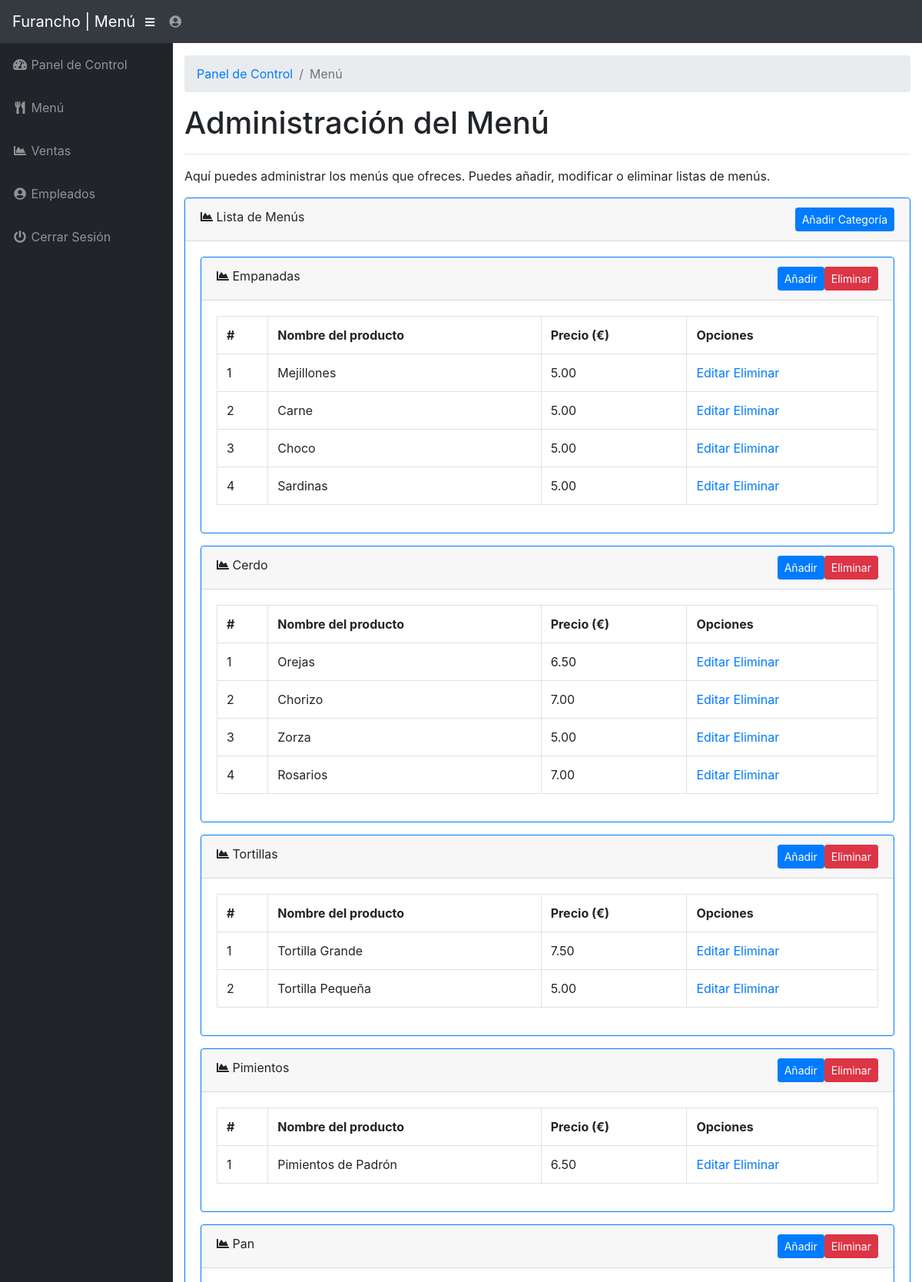
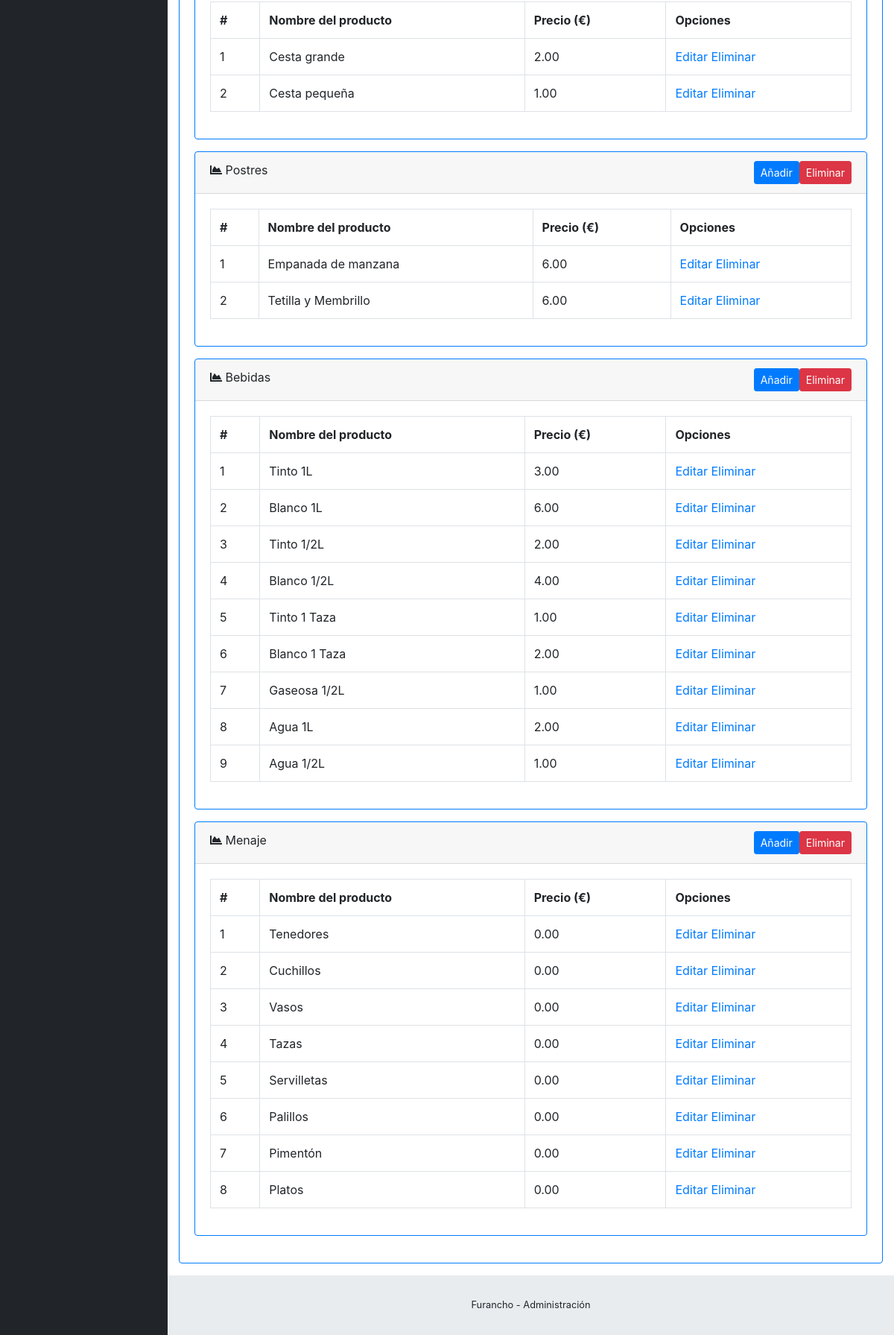
The page /admin/menu.php (signed in) on the database its author committed (2 pictures, top to bottom).
### tables this page shows
CREATE TABLE `tbl_menu` (
  `menuID` int(11) NOT NULL,
  `menuName` varchar(25) NOT NULL
);

CREATE TABLE `tbl_menuitem` (
  `itemID` int(11) NOT NULL,
  `menuID` int(11) NOT NULL,
  `menuItemName` text NOT NULL,
  `price` decimal(15,2) NOT NULL
);

### admin/menu.php (the view, shortened to what this page needs)
<?php
	include("../functions.php");
?>
<!DOCTYPE html>
<html lang="en">
  <head>
    <?php
		include_once 'includes/links.php';
	?>
  </head>
  <body id="page-top">
    <nav class="navbar navbar-expand navbar-dark bg-dark static-top">
      <a class="navbar-brand mr-1" href="index.php">Furancho | Menú</a>
      <button class="btn btn-link btn-sm text-white order-1 order-sm-0" id="sidebarToggle" href="#">
        <i class="fas fa-bars"></i>
      </button>
      <?php
		include_once 'includes/navbar.php';
	  ?>
    </nav>
    <div id="wrapper">
      <?php
		include_once 'includes/sidebar.php';
	  ?>
      <div id="content-wrapper">
        <div class="container-fluid">
          <ol class="breadcrumb">
            <li class="breadcrumb-item">
              <a href="index.php">Panel de Control</a>
            </li>
            <li class="breadcrumb-item active">Menú</li>
          </ol>
          <h1>Administración del Menú</h1>
          <hr>
          <p>Aquí puedes administrar los menús que ofreces. Puedes añadir, modificar o eliminar listas de menús.</p>
          <div class="card mb-3 border-primary">
            <div class="card-header">
              <i class="fas fa-chart-area"></i>
              Lista de Menús
              <button class="btn btn-primary btn-sm float-right" data-toggle="modal" data-target="#addMenuModal">Añadir Categoría</button>
          </div>
            <div class="card-body">
            	<?php
					$menuQuery = "SELECT * FROM tbl_menu";
					if ($menuResult = $sqlconnection->query($menuQuery)) {
						while($menuRow = $menuResult->fetch_array(MYSQLI_ASSOC)) {?>
							<div class="card mb-3 border-primary">
					            <div class="card-header">
					              <i class="fas fa-chart-area"></i>
					              <?php echo $menuRow["menuName"]; ?>
  					              <button class="btn btn-danger btn-sm float-right" data-toggle="modal" data-target="#deleteModal" data-category="<?php echo $menuRow["menuName"];?>" data-menuid="<?php echo $menuRow["menuID"];?>">Eliminar</button>
  					              <button class="btn btn-primary btn-sm float-right" data-toggle="modal" data-target="#addItemModal" data-category="<?php echo $menuRow["menuName"];?>" data-menuid="<?php echo $menuRow["menuID"];?>">Añadir</button>
					          	</div>
					            <div class="card-body">
                			<table class="table table-bordered" id="dataTable" width="100%" cellspacing="0">
								<tr>
									<td><b>#</b></td>
									<td><b>Nombre del producto</b></td>
									<td><b>Precio (€)</b></td>
									<td><b>Opciones</b></td>
								</tr>
							<?php
								$menuItemQuery = "SELECT * FROM tbl_menuitem WHERE menuID = " . $menuRow["menuID"];
								if ($menuItemResult = $sqlconnection->query($menuItemQuery)) {
									$itemno = 1;
									while($menuItemRow = $menuItemResult->fetch_array(MYSQLI_ASSOC)) {	?>
										<tr>
											<td><?php echo $itemno++; ?></td>
			        						<td><?php echo $menuItemRow["menuItemName"] ?></td>
			        						<td><?php echo $menuItemRow["price"] ?></td>
			        						<td>
			        							<a href="#editItemModal" data-toggle="modal" data-itemname="<?php echo $menuItemRow["menuItemName"] ?>" data-itemprice="<?php echo $menuItemRow["price"] ?>" data-menuid="<?php echo $menuRow["menuID"] ?>" data-itemid="<?php echo $menuItemRow["itemID"] ?>">Editar </a>
			        							<a href="deleteitem.php?itemID=<?php echo $menuItemRow["itemID"] ?>&menuID=<?php echo $menuRow["menuID"] ?>"> Eliminar</a></td>
										</tr>
									<?php
									}
								}
								else {
									die("Algo ha salido mal. Avisa al desarrollador.");
								}
							?>
							</table>
							</div>
					    </div>
						<?php
						}
					}
					else {
						die("Algo ha salido mal. Avisa al desarrollador.");
					}
				 ?>
            </div>
          </div>
        </div>
        <?php
			include_once 'includes/footer.php'
		?>
      </div>
    </div>
  </body>
</html>

### admin/includes/links.php (shortened to what this page needs)
<link href="vendor/bootstrap/css/bootstrap.min.css" rel="stylesheet">
<link href="vendor/fontawesome-free/css/all.min.css" rel="stylesheet" type="text/css">
<link href="vendor/datatables/dataTables.bootstrap4.css" rel="stylesheet">
<link href="css/sb-admin.css" rel="stylesheet">

### admin/includes/navbar.php
<ul class="navbar-nav ml-auto ml-md-0">
    <li class="nav-item dropdown no-arrow">
        <a class="nav-link dropdown-toggle" href="#" id="userDropdown" role="button" data-toggle="dropdown" aria-haspopup="true" aria-expanded="false">
            <i class="fas fa-user-circle fa-fw"></i>
        </a>
    </li>
</ul>

### admin/includes/sidebar.php
<ul class="sidebar navbar-nav">
    <li class="nav-item">
        <a class="nav-link" href="index.php">
            <i class="fas fa-fw fa-tachometer-alt"></i>
            <span>Panel de Control</span>
        </a>
    </li>
    <li class="nav-item">
        <a class="nav-link" href="menu.php">
            <i class="fas fa-fw fa-utensils"></i>
            <span>Menú</span></a>
    </li>
    <li class="nav-item">
        <a class="nav-link" href="sales.php">
            <i class="fas fa-fw fa-chart-area"></i>
            <span>Ventas</span></a>
    </li>
    <li class="nav-item">
        <a class="nav-link" href="staff.php">
            <i class="fas fa-fw fa-user-circle"></i>
            <span>Empleados</span>
        </a>
    </li>
    <li class="nav-item">
        <a class="nav-link" href="#" data-toggle="modal" data-target="#logoutModal">
            <i class="fas fa-fw fa-power-off"></i>
            <span>Cerrar Sesión</span>
        </a>
    </li>
</ul>

### admin/includes/footer.php
<footer class="sticky-footer">
    <div class="container my-auto">
        <div class="copyright text-center my-auto">
            <span>Furancho - Administración</span>
        </div>
    </div>
</footer>

### admin/css/sb-admin.css (style rules this page uses)
html { position: relative; min-height: 100%; }
body { height: 100%; }
#wrapper { display: -webkit-box; display: -ms-flexbox; display: flex; }
#wrapper #content-wrapper { overflow-x: hidden; width: 100%; padding-top: 1rem; padding-bottom: 80px; }
.navbar-nav .nav-item.dropdown .dropdown-toggle::after { width: 1rem; text-align: center; float: right; vertical-align: 0; border: 0; font-weight: 900; content: '\f105'; font-family: 'Font Awesome 5 Free'; }
.navbar-nav .nav-item.dropdown.no-arrow .dropdown-toggle::after { display: none; }
.sidebar { width: 90px !important; background-color: #212529; min-height: calc(100vh - 56px); }
.sidebar .nav-item:last-child { margin-bottom: 1rem; }
.sidebar .nav-item .nav-link { text-align: center; padding: 0.75rem 1rem; width: 90px; }
.sidebar .nav-item .nav-link span { font-size: 0.65rem; display: block; }
.sidebar .nav-item .nav-link { color: rgba(255, 255, 255, 0.5); }
@media (min-width: 768px) { .sidebar { width: 225px !important; } }
@media (min-width: 768px) { .sidebar .nav-item .nav-link { display: block; width: 100%; text-align: left; padding: 1rem; width: 225px; } }
@media (min-width: 768px) { .sidebar .nav-item .nav-link span { font-size: 1rem; display: inline; } }
:root { --input-padding-x: 0.75rem; --input-padding-y: 0.75rem; }
footer.sticky-footer { display: -webkit-box; display: -ms-flexbox; display: flex; position: absolute; right: 0; bottom: 0; width: calc(100% - 90px); height: 80px; background-color: #e9ecef; }
footer.sticky-footer .copyright { line-height: 1; font-size: 0.8rem; }
@media (min-width: 768px) { footer.sticky-footer { width: calc(100% - 225px); } }

### rows shown on the page
tbl_menu: menuName "Empanadas"
tbl_menuitem: menuItemName "Mejillones", price "5.00"
tbl_menuitem: menuItemName "Carne", price "5.00"
tbl_menuitem: menuItemName "Choco", price "5.00"
tbl_menuitem: menuItemName "Sardinas", price "5.00"
tbl_menu: menuName "Cerdo"
tbl_menuitem: menuItemName "Orejas", price "6.50"
tbl_menuitem: menuItemName "Chorizo", price "7.00"
tbl_menuitem: menuItemName "Zorza", price "5.00"
tbl_menuitem: menuItemName "Rosarios", price "7.00"
tbl_menu: menuName "Tortillas"
tbl_menuitem: menuItemName "Tortilla Grande", price "7.50"
tbl_menuitem: menuItemName "Tortilla Pequeña", price "5.00"
tbl_menu: menuName "Pimientos"
tbl_menuitem: menuItemName "Pimientos de Padrón", price "6.50"
tbl_menu: menuName "Pan"
tbl_menuitem: menuItemName "Cesta grande", price "2.00"
tbl_menuitem: menuItemName "Cesta pequeña", price "1.00"
tbl_menu: menuName "Postres"
tbl_menuitem: menuItemName "Empanada de manzana", price "6.00"
tbl_menuitem: menuItemName "Tetilla y Membrillo", price "6.00"
tbl_menu: menuName "Bebidas"
tbl_menuitem: menuItemName "Tinto 1L", price "3.00"
tbl_menuitem: menuItemName "Blanco 1L", price "6.00"
tbl_menuitem: menuItemName "Tinto 1/2L", price "2.00"
tbl_menuitem: menuItemName "Blanco 1/2L", price "4.00"
tbl_menuitem: menuItemName "Tinto 1 Taza", price "1.00"
tbl_menuitem: menuItemName "Blanco 1 Taza", price "2.00"
tbl_menuitem: menuItemName "Gaseosa 1/2L", price "1.00"
tbl_menuitem: menuItemName "Agua 1L", price "2.00"
tbl_menuitem: menuItemName "Agua 1/2L", price "1.00"
tbl_menu: menuName "Menaje"
tbl_menuitem: menuItemName "Tenedores", price "0.00"
tbl_menuitem: menuItemName "Cuchillos", price "0.00"
tbl_menuitem: menuItemName "Vasos", price "0.00"
tbl_menuitem: menuItemName "Tazas", price "0.00"
tbl_menuitem: menuItemName "Servilletas", price "0.00"
tbl_menuitem: menuItemName "Palillos", price "0.00"
tbl_menuitem: menuItemName "Pimentón", price "0.00"
tbl_menuitem: menuItemName "Platos", price "0.00"
